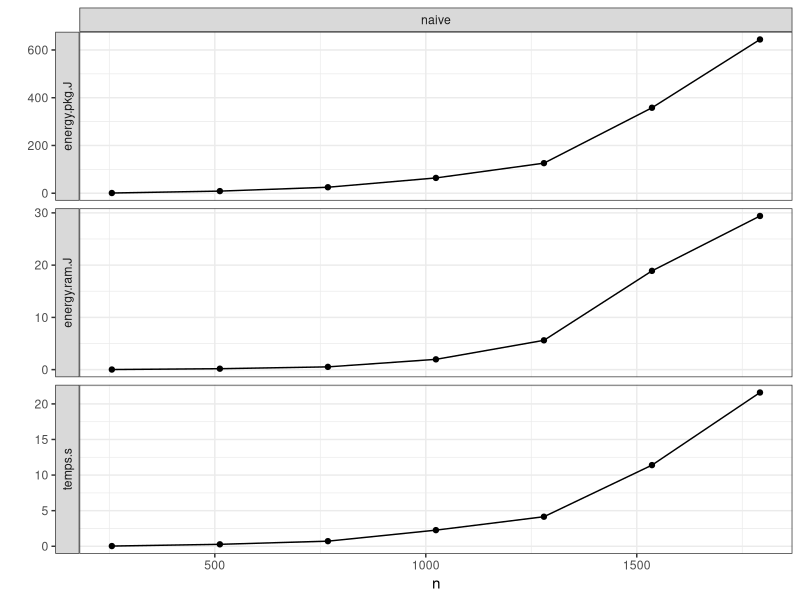
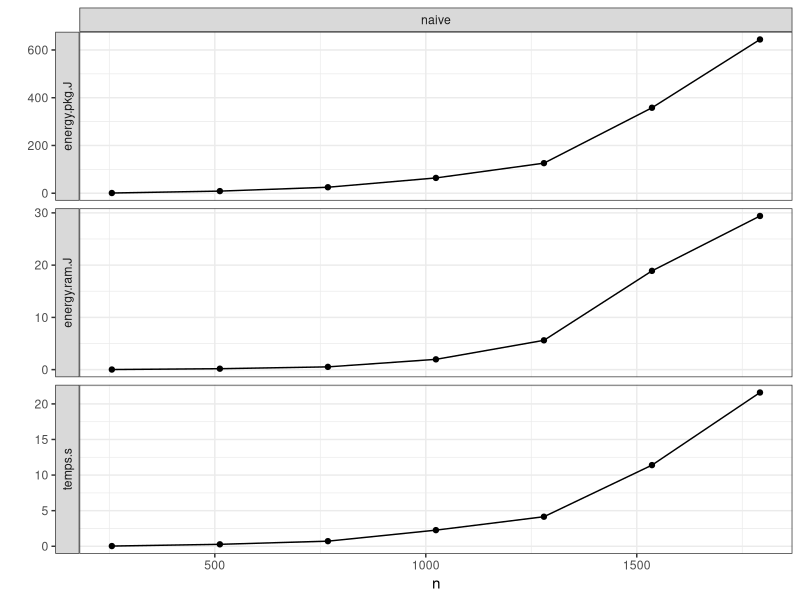

The R source for these figures, in order:
require(ggplot2)
require(reshape2)

data <- read.table("mesures.dat", header = T)
m <- melt(data, id.vars = c("n", "version"))
summary(m)

ggplot(data = m, aes(x = n, y = value)) +
    facet_grid(variable ~ version, scales = "free", switch = "y") +
    geom_point() +
    geom_line() +
    ylab("") +
    theme_bw()


ggsave("mesures.svg", width = 5, height = 5)

